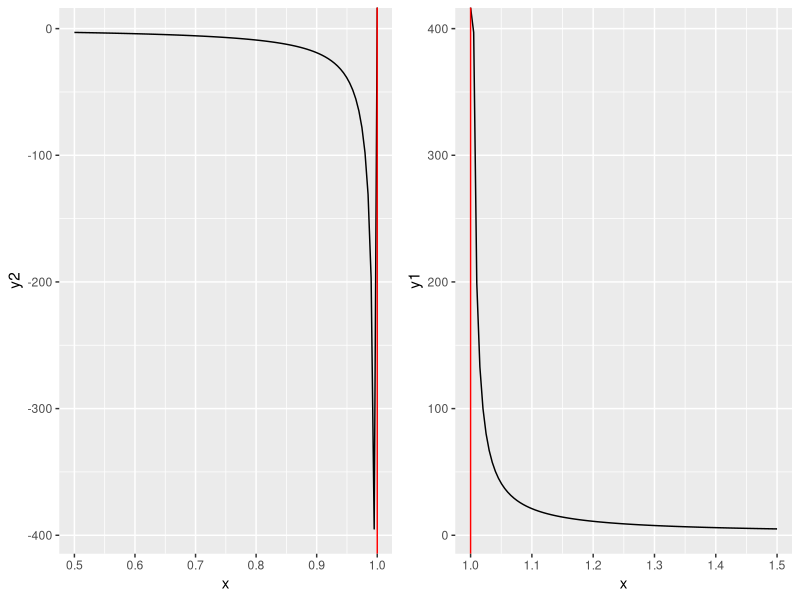

The R script that drew this image:
## ---- chunk 1
knitr::opts_chunk$set(echo = TRUE)
## ---- chunk 2
library(knitr)
x1 = seq(1.5, 1, length.out = 10)
x3 = seq(0.5, 1, length.out = 10)
y1 = (x1 + 1) / (x1 - 1)
y3 = (x3 + 1) / (x3 - 1) 


datos = data.frame(x1, y1, x3, y3)
kable(datos, align = 'c')
## ---- chunk 3
library(ggplot2)
library(gridExtra)
x1 = seq(1.5, 1, length.out = 100)
x2 = seq(0.5, 1, length.out = 100)
y1 = (x1+1)/(x1-1)
y2 = (x2+1)/(x2-1)
datos = data.frame(x1,y1,x2,y2)
p2 <- ggplot(data = datos,aes(x1,y1)) + geom_line() + geom_vline(xintercept = 1, color = 'red') +  xlab("x")
p1 <- ggplot(data = datos,aes(x2,y2)) + geom_line() + geom_vline(xintercept = 1, color = 'red') + xlab("x")

grid.arrange(p1,p2, nrow = 1) 
